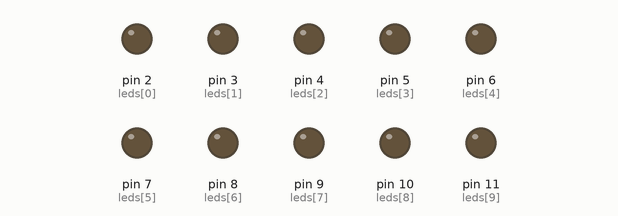
This sketch was run on a simulated Arduino Uno, built with avr-gcc and run on an emulated ATmega328P. Parts: output pins drawn as LEDs (lit = HIGH).

Above: at 1.1 s.
At 4.65 s:
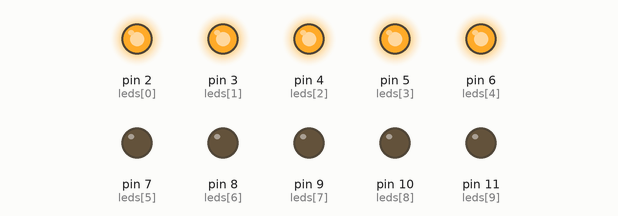
At 7.35 s:
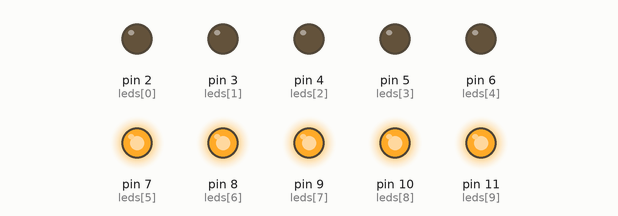
At 14.5 s:
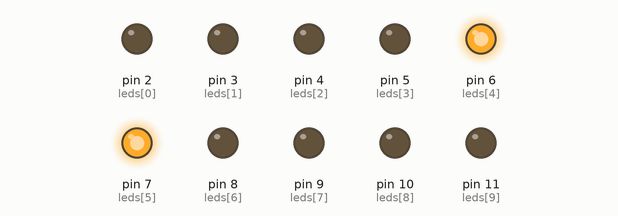
At 22.25 s:
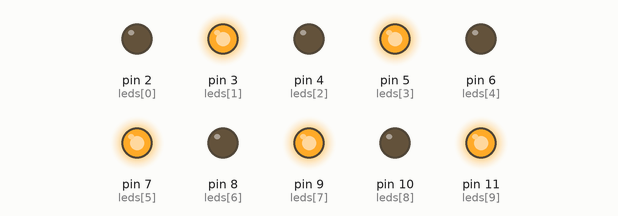
At 28.2 s:
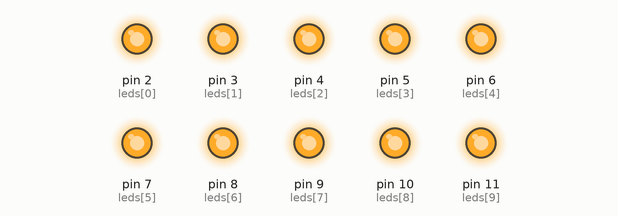
Timing chart, 0 to 40.0 s (numbered marks = the images above):
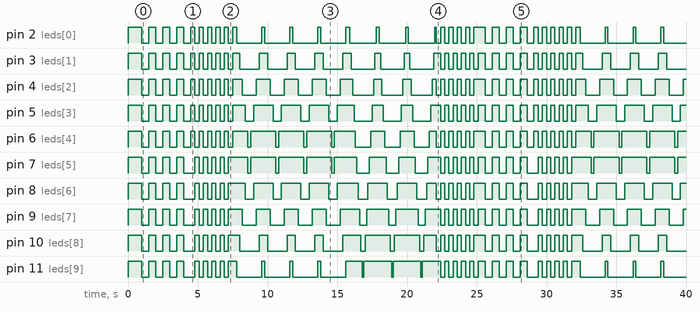

The sketch:

10LED.ino
```cpp
unsigned char leds[10] = {2, 3, 4, 5, 6, 7, 8, 9, 10, 11};

void setup()
{
  for (int i = 0; i <= 9; i++)
  {
    pinMode(leds[i], OUTPUT);
    digitalWrite(leds[i], HIGH);
  }
  delay(500);
}

void loop()
{
  //
  for(int j = 0; j < 4; j++)
  {
    for (int i = 0; i <= 9; i++)
    {
      digitalWrite(leds[i], HIGH);
    }
    delay(500);
    for (int i = 0; i <= 9; i++)
    {
      digitalWrite(leds[i], LOW);
    }
    delay(500);
  }
  //
  for(int j = 0; j < 5; j++)
  {
    for (int i = 0; i <= 9; i++)
    {
      if(i <= 4)
        digitalWrite(leds[i], HIGH);
      else
        digitalWrite(leds[i], LOW);
    }
    delay(300);
    for (int i = 0; i <= 9; i++)
    {
      if(i >= 5)
        digitalWrite(leds[i], HIGH);
      else
        digitalWrite(leds[i], LOW);
    }
    delay(300);

  }
  //
  for (int i = 0; i <= 9; i++)
  {
    digitalWrite(leds[i], HIGH);
  }
  delay(300);
  for (int j = 0; j < 4; j++)
  {
    for (int i = 0; i < 5; i++) {
      digitalWrite(leds[i], LOW);
      digitalWrite(leds[9 - i], LOW);
      delay(200);
    }
    for (int i = 4; i >= 0; i--) {
      digitalWrite(leds[i], HIGH);
      digitalWrite(leds[9 - i], HIGH);
      delay(200);
    }
  }
  //
  for (int j = 0; j < 3; j++)
  {
    for (int i = 0; i <= 9; i++)
    {
      digitalWrite(leds[i], HIGH);
    }
    delay(100);
    for (int i = 0; i <= 9; i++)
    {
      digitalWrite(leds[i], LOW);
      delay(100);
    }
    for (int i = 9; i >= 0; i--)
    {
      digitalWrite(leds[i], HIGH);
      delay(100);
    }
   }
  //
  for (int j = 0; j < 5; j++)
  {
    for (int i = 0; i <= 9; i++)
    {
      if (i % 2 == 0)
        digitalWrite(leds[i], LOW);
      else
        digitalWrite(leds[i], HIGH);
    }
    delay(300);
    for (int i = 0; i <= 9; i++)
    {
      if (i % 2 == 0)
        digitalWrite(leds[i], HIGH);
      else
        digitalWrite(leds[i], LOW);
    }
    delay(300);
  }
}
```

Measured:
- by itself, pin 2 (leds[0]): HIGH → LOW at 1.0 s, → HIGH 0.50 s later, → LOW 0.50 s later, → HIGH 0.50 s later, … (67 changes in this stretch)
- by itself, pin 3 (leds[1]): HIGH → LOW at 1.0 s, → HIGH 0.50 s later, → LOW 0.50 s later, → HIGH 0.50 s later, … (67 changes in this stretch)
- by itself, pin 4 (leds[2]): HIGH → LOW at 1.0 s, → HIGH 0.50 s later, → LOW 0.50 s later, → HIGH 0.50 s later, … (68 changes in this stretch)
- by itself, pin 5 (leds[3]): HIGH → LOW at 1.0 s, → HIGH 0.50 s later, → LOW 0.50 s later, → HIGH 0.50 s later, … (68 changes in this stretch)
- by itself, pin 6 (leds[4]): HIGH → LOW at 1.0 s, → HIGH 0.50 s later, → LOW 0.50 s later, → HIGH 0.50 s later, … (68 changes in this stretch)
- by itself, pin 7 (leds[5]): HIGH → LOW at 1.0 s, → HIGH 0.50 s later, → LOW 0.50 s later, → HIGH 0.50 s later, … (64 changes in this stretch)
- by itself, pin 8 (leds[6]): HIGH → LOW at 1.0 s, → HIGH 0.50 s later, → LOW 0.50 s later, → HIGH 0.50 s later, … (64 changes in this stretch)
- by itself, pin 9 (leds[7]): HIGH → LOW at 1.0 s, → HIGH 0.50 s later, → LOW 0.50 s later, → HIGH 0.50 s later, … (64 changes in this stretch)
